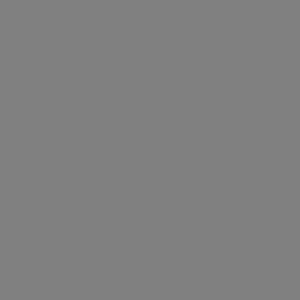
Frame 1 (no input)
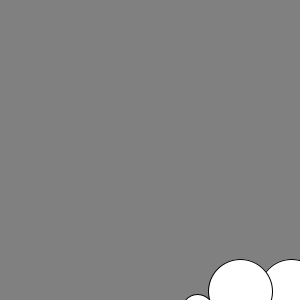
Frame 60 (the mouse pressed at the canvas centre just before this capture)
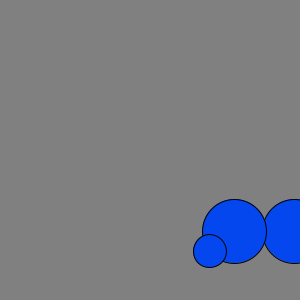
Frame 120 (the mouse held since frame 60 and released just before this capture)

The Processing sketch that drew these frames (run headless with seeded random() and noise(); from frame 60 on, the mouse is pressed at the canvas centre):

// Processing sketch: bubble
// ── bubble.pde
Bubble b1;
Bubble b2;
Bubble b3;

void setup(){
    size(300,300);
  //b0 = new Bubble(x,y,diameter,colorr);  
    b1 = new Bubble(150,50,64,color(#ffffff));
    b2 = new Bubble(100,50,64,color(#000000));
    b3 = new Bubble(50,70,33,color(#ccff00));
}

void draw(){
    background(128);
    
    b1.mover();
    b1.ascend();
    
    b2.mover();
    b2.ascend();
    
    b3.mover();
    b3.ascend();
    
    b1.debug();
    b3.debug();

}

void mousePressed(){
    b1.pop();
    b2.pop();
    b3.pop();
}
// ── Bola.pde
class Bubble{
    float x;
    float y;
    float diameter;
    color colour;
    
    Bubble(float tX, float tY,float tdiameter, color tcolour){
        x=tX+width/2;
        y=tY+height;
        diameter = tdiameter ;
        colour = tcolour;

        ellipseMode(CENTER);
    }

    void ascend(){
        if (y>diameter/2) {
            y--;
        }
        x=x+random(-2,2);
    }

    void mover(){
        ellipse(x,y,diameter,diameter);
        //line(0 , y, width, y);
    }

    void pop(){
        fill(random(0,255),random(0,255),random(0,255));
    }

    void debug(){
        println(colour);
    };
}
